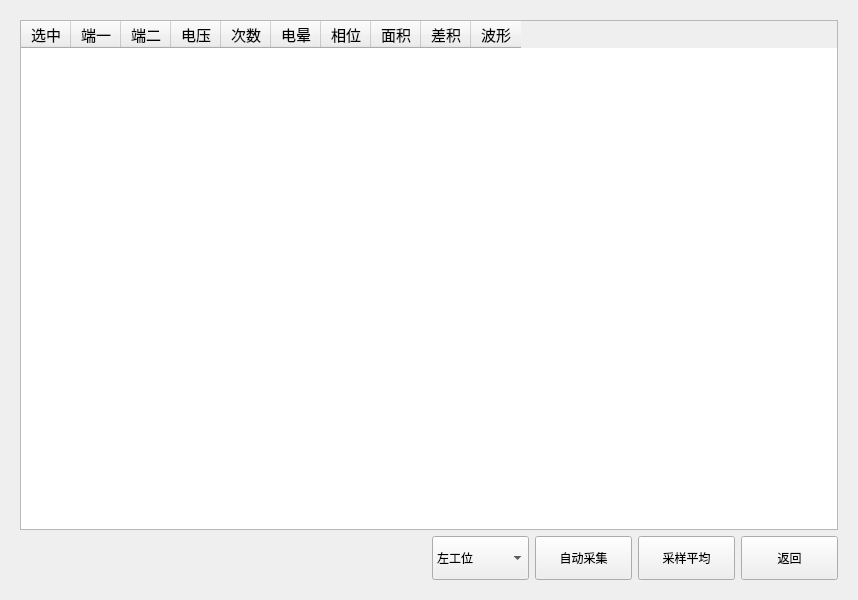
<?xml version="1.0" encoding="UTF-8"?>
<ui version="4.0">
 <class>PageImp</class>
 <widget class="QWidget" name="PageImp">
  <property name="geometry">
   <rect>
    <x>0</x>
    <y>0</y>
    <width>858</width>
    <height>600</height>
   </rect>
  </property>
  <property name="windowTitle">
   <string>Form</string>
  </property>
  <layout class="QVBoxLayout" name="_2">
   <item>
    <widget class="QStackedWidget" name="WindgetSetImp">
     <property name="currentIndex">
      <number>0</number>
     </property>
     <widget class="QWidget" name="WidgetImp">
      <layout class="QVBoxLayout" name="verticalLayout_2" stretch="1,0">
       <item>
        <widget class="QTableWidget" name="TabParams">
         <property name="horizontalScrollBarPolicy">
          <enum>Qt::ScrollBarAlwaysOff</enum>
         </property>
         <property name="editTriggers">
          <set>QAbstractItemView::AllEditTriggers</set>
         </property>
         <property name="selectionMode">
          <enum>QAbstractItemView::SingleSelection</enum>
         </property>
         <attribute name="horizontalHeaderDefaultSectionSize">
          <number>50</number>
         </attribute>
         <column>
          <property name="text">
           <string>选中</string>
          </property>
          <property name="font">
           <font>
            <pointsize>11</pointsize>
           </font>
          </property>
         </column>
         <column>
          <property name="text">
           <string>端一</string>
          </property>
          <property name="font">
           <font>
            <pointsize>11</pointsize>
           </font>
          </property>
         </column>
         <column>
          <property name="text">
           <string>端二</string>
          </property>
          <property name="font">
           <font>
            <pointsize>11</pointsize>
           </font>
          </property>
         </column>
         <column>
          <property name="text">
           <string>电压</string>
          </property>
          <property name="font">
           <font>
            <pointsize>11</pointsize>
           </font>
          </property>
         </column>
         <column>
          <property name="text">
           <string>次数</string>
          </property>
          <property name="font">
           <font>
            <pointsize>11</pointsize>
           </font>
          </property>
         </column>
         <column>
          <property name="text">
           <string>电晕</string>
          </property>
          <property name="font">
           <font>
            <pointsize>11</pointsize>
           </font>
          </property>
         </column>
         <column>
          <property name="text">
           <string>相位</string>
          </property>
          <property name="font">
           <font>
            <pointsize>11</pointsize>
           </font>
          </property>
         </column>
         <column>
          <property name="text">
           <string>面积</string>
          </property>
          <property name="font">
           <font>
            <pointsize>11</pointsize>
           </font>
          </property>
         </column>
         <column>
          <property name="text">
           <string>差积</string>
          </property>
          <property name="font">
           <font>
            <pointsize>11</pointsize>
           </font>
          </property>
         </column>
         <column>
          <property name="text">
           <string>波形</string>
          </property>
          <property name="font">
           <font>
            <pointsize>11</pointsize>
           </font>
          </property>
         </column>
        </widget>
       </item>
       <item>
        <layout class="QGridLayout" name="LayoutCtrl" columnstretch="1,0,0,0,0">
         <item row="0" column="4">
          <widget class="QPushButton" name="BtnExitImp">
           <property name="sizePolicy">
            <sizepolicy hsizetype="Expanding" vsizetype="Expanding">
             <horstretch>0</horstretch>
             <verstretch>0</verstretch>
            </sizepolicy>
           </property>
           <property name="minimumSize">
            <size>
             <width>97</width>
             <height>44</height>
            </size>
           </property>
           <property name="text">
            <string>返回</string>
           </property>
          </widget>
         </item>
         <item row="0" column="2">
          <widget class="QPushButton" name="BtnSampleImp">
           <property name="sizePolicy">
            <sizepolicy hsizetype="Expanding" vsizetype="Expanding">
             <horstretch>0</horstretch>
             <verstretch>0</verstretch>
            </sizepolicy>
           </property>
           <property name="minimumSize">
            <size>
             <width>97</width>
             <height>44</height>
            </size>
           </property>
           <property name="text">
            <string>自动采集</string>
           </property>
          </widget>
         </item>
         <item row="0" column="0">
          <spacer name="SpacerCtrl">
           <property name="orientation">
            <enum>Qt::Horizontal</enum>
           </property>
           <property name="sizeHint" stdset="0">
            <size>
             <width>40</width>
             <height>20</height>
            </size>
           </property>
          </spacer>
         </item>
         <item row="0" column="1">
          <widget class="QComboBox" name="BoxStation">
           <property name="minimumSize">
            <size>
             <width>97</width>
             <height>44</height>
            </size>
           </property>
           <item>
            <property name="text">
             <string>左工位</string>
            </property>
           </item>
           <item>
            <property name="text">
             <string>右工位</string>
            </property>
           </item>
          </widget>
         </item>
         <item row="0" column="3">
          <widget class="QPushButton" name="BtnAvarage">
           <property name="sizePolicy">
            <sizepolicy hsizetype="Expanding" vsizetype="Expanding">
             <horstretch>0</horstretch>
             <verstretch>0</verstretch>
            </sizepolicy>
           </property>
           <property name="minimumSize">
            <size>
             <width>97</width>
             <height>44</height>
            </size>
           </property>
           <property name="text">
            <string>采样平均</string>
           </property>
          </widget>
         </item>
        </layout>
       </item>
      </layout>
     </widget>
     <widget class="QWidget" name="WidgetWave">
      <layout class="QVBoxLayout" name="verticalLayout_3" stretch="1,0">
       <item>
        <widget class="QGroupBox" name="BoxWave">
         <property name="title">
          <string/>
         </property>
         <layout class="QVBoxLayout" name="verticalLayout_4">
          <property name="leftMargin">
           <number>0</number>
          </property>
          <property name="topMargin">
           <number>0</number>
          </property>
          <property name="rightMargin">
           <number>0</number>
          </property>
          <property name="bottomMargin">
           <number>0</number>
          </property>
          <item>
           <widget class="Waveform" name="LabelWave">
            <property name="text">
             <string/>
            </property>
           </widget>
          </item>
         </layout>
        </widget>
       </item>
       <item>
        <layout class="QGridLayout" name="LayoutCtrl_2">
         <item row="0" column="4">
          <widget class="QPushButton" name="BtnFrequcy1">
           <property name="minimumSize">
            <size>
             <width>97</width>
             <height>44</height>
            </size>
           </property>
           <property name="text">
            <string>减频采样</string>
           </property>
          </widget>
         </item>
         <item row="0" column="7">
          <widget class="QPushButton" name="BtnExitWave">
           <property name="minimumSize">
            <size>
             <width>97</width>
             <height>44</height>
            </size>
           </property>
           <property name="text">
            <string>返回</string>
           </property>
          </widget>
         </item>
         <item row="0" column="0">
          <widget class="QLabel" name="TextStart">
           <property name="text">
            <string>计算区间起点:</string>
           </property>
          </widget>
         </item>
         <item row="0" column="1">
          <widget class="QSpinBox" name="BoxStart">
           <property name="sizePolicy">
            <sizepolicy hsizetype="Expanding" vsizetype="Fixed">
             <horstretch>0</horstretch>
             <verstretch>0</verstretch>
            </sizepolicy>
           </property>
           <property name="minimumSize">
            <size>
             <width>97</width>
             <height>44</height>
            </size>
           </property>
           <property name="maximum">
            <number>199</number>
           </property>
          </widget>
         </item>
         <item row="0" column="2">
          <widget class="QLabel" name="TextEnd">
           <property name="text">
            <string>计算区间终点:</string>
           </property>
          </widget>
         </item>
         <item row="0" column="3">
          <widget class="QSpinBox" name="BoxEnd">
           <property name="sizePolicy">
            <sizepolicy hsizetype="Expanding" vsizetype="Fixed">
             <horstretch>0</horstretch>
             <verstretch>0</verstretch>
            </sizepolicy>
           </property>
           <property name="minimumSize">
            <size>
             <width>97</width>
             <height>44</height>
            </size>
           </property>
           <property name="minimum">
            <number>200</number>
           </property>
           <property name="maximum">
            <number>399</number>
           </property>
          </widget>
         </item>
         <item row="0" column="6">
          <widget class="QPushButton" name="BtnFrequcy3">
           <property name="minimumSize">
            <size>
             <width>97</width>
             <height>44</height>
            </size>
           </property>
           <property name="text">
            <string>加频采样</string>
           </property>
          </widget>
         </item>
         <item row="0" column="5">
          <widget class="QPushButton" name="BtnFrequcy2">
           <property name="minimumSize">
            <size>
             <width>97</width>
             <height>44</height>
            </size>
           </property>
           <property name="text">
            <string>定频采样</string>
           </property>
          </widget>
         </item>
        </layout>
       </item>
      </layout>
     </widget>
    </widget>
   </item>
  </layout>
 </widget>
 <customwidgets>
  <customwidget>
   <class>Waveform</class>
   <extends>QLabel</extends>
   <header>Waveform.h</header>
  </customwidget>
 </customwidgets>
 <resources/>
 <connections/>
</ui>
